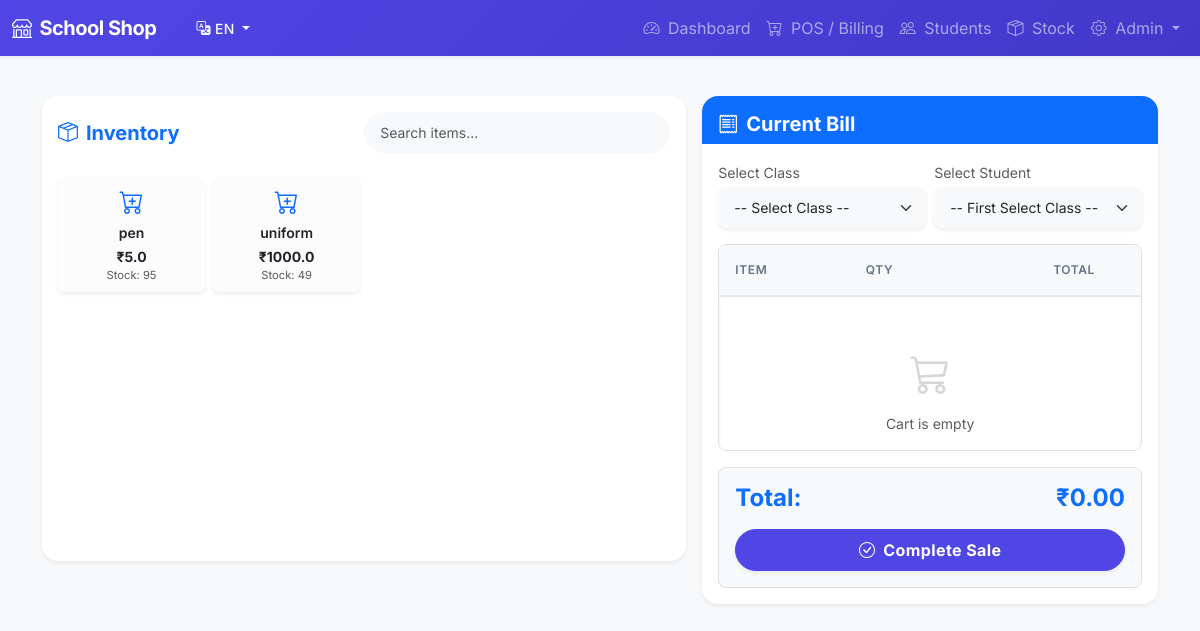
Page /billing/ (signed in) on the committed database.
### app/models.py (models this page shows)
class Item(db.Model):
    __tablename__ = 'items'
    id = db.Column(db.Integer, primary_key=True)
    name = db.Column(db.String(100), nullable=False)
    sku = db.Column(db.String(50), unique=True)
    price = db.Column(db.Float, nullable=False)
    stock_quantity = db.Column(db.Integer, default=0)
    low_stock_threshold = db.Column(db.Integer, default=10)
    created_at = db.Column(db.DateTime, default=datetime.utcnow)

### app/routes/billing.py (the view)
@billing_bp.route('/')
@admin_required
def pos():
    classes = Class.query.order_by(Class.order).all()
    items = Item.query.all() # Pass items to frontend for JS searching
    return render_template('billing/pos.html', classes=classes, items=items)

### app/models.py (called while the page is built)
@login_manager.user_loader
def load_user(user_id):
    user_type = session.get('user_type')
    if user_type == 'student':
        return Student.query.get(int(user_id))
    elif user_type == 'admin':
        return User.query.get(int(user_id))
    return None

### app/templates/billing/pos.html (shortened to what this page needs)
{% extends "base.html" %}
{% block content %}
<div class="row h-100 g-3">
    <div class="col-lg-7 d-flex flex-column h-100">
        <div class="card shadow-sm border-0 d-flex flex-column h-100 rounded-4">
            <div
                class="card-header bg-white border-bottom-0 pt-3 px-3 d-flex justify-content-between align-items-center rounded-top-4">
                <h5 class="mb-0 fw-bold text-primary"><i class="bi bi-box-seam me-2"></i>{{ get_text('inventory') }}
                </h5>
                <input type="text" id="itemSearch"
                    class="form-control form-control-sm w-50 rounded-pill bg-light border-0 px-3"
                    placeholder="{{ get_text('search_items') }}">
            </div>
            <div class="card-body overflow-auto p-3" style="min-height: 400px; max-height: 70vh;">
                <div class="row g-2" id="itemsContainer">
                    {% for item in items %}
                    <div class="col-4 col-sm-3 col-md-3 item-card" data-name="{{ item.name|lower }}">
                        <div class="card h-100 item-btn border-0 shadow-sm bg-light-subtle hover-shadow transition-all"
                            style="cursor: pointer; transition: 0.2s;" data-id="{{ item.id }}"
                            data-name="{{ item.name }}" data-price="{{ item.price }}"
                            data-stock="{{ item.stock_quantity }}" onclick="addToCart(this)">
                            <div class="card-body p-2 text-center d-flex flex-column justify-content-center">
                                <div class="mb-1 text-primary"><i class="bi bi-cart-plus fs-4"></i></div>
                                <h6 class="card-title small mb-1 text-truncate fw-semibold" title="{{ item.name }}">{{
                                    item.name }}</h6>
                                <div class="text-dark fw-bold small">₹{{ item.price }}</div>
                                <div class="text-muted small fs-7" style="font-size: 0.7rem;">Stock: {{
                                    item.stock_quantity }}</div>
                            </div>
                        </div>
                    </div>
                    {% endfor %}
                </div>
            </div>
        </div>
    </div>
    <div class="col-lg-5">
        <div class="card h-100 border-0 shadow-sm rounded-4">
            <div class="card-header bg-primary text-white border-bottom-0 pt-3 px-3 rounded-top-4">
                <h5 class="mb-0 fw-bold"><i class="bi bi-receipt me-2"></i>{{ get_text('current_bill') }}</h5>
            </div>
            <div class="card-body d-flex flex-column p-3">
                <div class="row g-2 mb-3">
                    <div class="col-6">
                        <label class="form-label small text-muted mb-1">{{ get_text('select_class') }}</label>
                        <select id="classSelect"
                            class="form-select form-select-sm rounded-3 shadow-sm border-0 bg-light"
                            onchange="loadStudents()">
                            <option value="">-- {{ get_text('select_class') }} --</option>
                        </select>
                    </div>
                    <div class="col-6">
                        <label class="form-label small text-muted mb-1">{{ get_text('select_student') }}</label>
                        <select id="studentSelect"
                            class="form-select form-select-sm rounded-3 shadow-sm border-0 bg-light" disabled>
                            <option value="">-- First Select Class --</option>
                        </select>
                    </div>
                </div>
                <div class="flex-grow-1 overflow-auto mb-3 border rounded-3 p-0 bg-white shadow-inner"
                    style="min-height: 200px;">
                    <table class="table table-sm table-striped mb-0">
                        <thead class="table-light sticky-top">
                            <tr>
                                <th class="ps-3">{{ get_text('item') }}</th>
                                <th style="width: 80px;">{{ get_text('quantity') }}</th>
                                <th class="text-end pe-3">{{ get_text('total') }}</th>
                                <th style="width: 30px;"></th>
                            </tr>
                        </thead>
                    </table>
                    <div id="emptyCartMsg" class="text-center text-muted mt-5">
                        <i class="bi bi-cart3 fs-1 opacity-25"></i>
                        <p class="small mt-2">Cart is empty</p>
                    </div>
                </div>
                <div class="bg-light p-3 rounded-3 mt-auto border">
                    <div class="d-flex justify-content-between h4 fw-bold mb-3 text-primary">
                        <span>{{ get_text('total') }}:</span>
                        <span>₹<span id="grandTotal">0.00</span></span>
                    </div>
                    <button class="btn btn-primary w-100 py-2 rounded-pill shadow-sm fw-bold hover-lift"
                        onclick="processCheckout()">
                        <i class="bi bi-check-circle me-2"></i>{{ get_text('complete_sale') }}
                    </button>
                </div>
            </div>
        </div>
    </div>
</div>
{% endblock %}

### app/static/css/style.css (style rules this page uses)
:root { --primary: #4f46e5; --primary-hover: #4338ca; --secondary: #64748b; --success: #10b981; --danger: #ef4444; --warning: #f59e0b; --info: #3b82f6; --light: #f8fafc; --dark: #1e293b; --body-bg: #f1f5f9; --card-bg: #ffffff; --shadow-sm: 0 1px 2px 0 rgb(0 0 0 / 0.05); --shadow: 0 4px 6px -1px rgb(0 0 0 / 0.1), 0 2px 4px -2px rgb(0 0 0 / 0.1); --shadow-md: 0 10px 15px -3px rgb(0 0 0 / 0.1), 0 4px 6px -4px rgb(0 0 0 / 0.1); --shadow-lg: 0 20px 25px -5px rgb(0 0 0 / 0.1), 0 8px 10px -6px rgb(0 0 0 / 0.1); --font-family: 'Inter', system-ui, -apple-system, sans-serif; }
body { font-family: var(--font-family); background-color: var(--body-bg); color: var(--dark); -webkit-font-smoothing: antialiased; }
.card { border: none; background: var(--card-bg); box-shadow: var(--shadow); transition: transform 0.2s, box-shadow 0.2s; }
.btn { border-radius: 9999px; padding: 0.5rem 1.5rem; font-weight: 500; transition: all 0.2s; letter-spacing: 0.025em; }
.btn-primary { background-color: var(--primary); border-color: var(--primary); }
.form-control, .form-select { border-radius: 0.75rem; border: 1px solid #e2e8f0; padding: 0.625rem 1rem; transition: border-color 0.2s, box-shadow 0.2s; }
.table thead th { font-weight: 600; text-transform: uppercase; font-size: 0.75rem; letter-spacing: 0.05em; color: var(--secondary); border-bottom: 2px solid #e2e8f0; padding-top: 1rem; padding-bottom: 1rem; }
.rounded-4 { border-radius: 1rem !important; }
.rounded-top-4 { border-top-left-radius: 1rem !important; border-top-right-radius: 1rem !important; }

### app/templates/billing/pos.html (style rules this page uses)
.shadow-inner { box-shadow: inset 0 2px 4px 0 rgba(0, 0, 0, .06); }

### rows in the picture
Item: name "pen", price "5.0", stock_quantity "95"
Item: name "uniform", price "1000.0", stock_quantity "49"

### other values in the picture
{{ 'EN' if lang=='en' else 'GU' }} "EN"
{{ get_text('dashboard') }} "Dashboard"
{{ get_text('pos') }} "POS / Billing"
{{ get_text('students') }} "Students"
{{ get_text('stock') }} "Stock"
{{ get_text('inventory') }} "Inventory"
{{ get_text('current_bill') }} "Current Bill"
{{ get_text('select_class') }} "Select Class"
{{ get_text('select_student') }} "Select Student"
{{ get_text('item') }} "ITEM"
{{ get_text('quantity') }} "QTY"
{{ get_text('total') }} "TOTAL"
{{ get_text('total') }} "Total"
{{ get_text('complete_sale') }} "Complete Sale"
